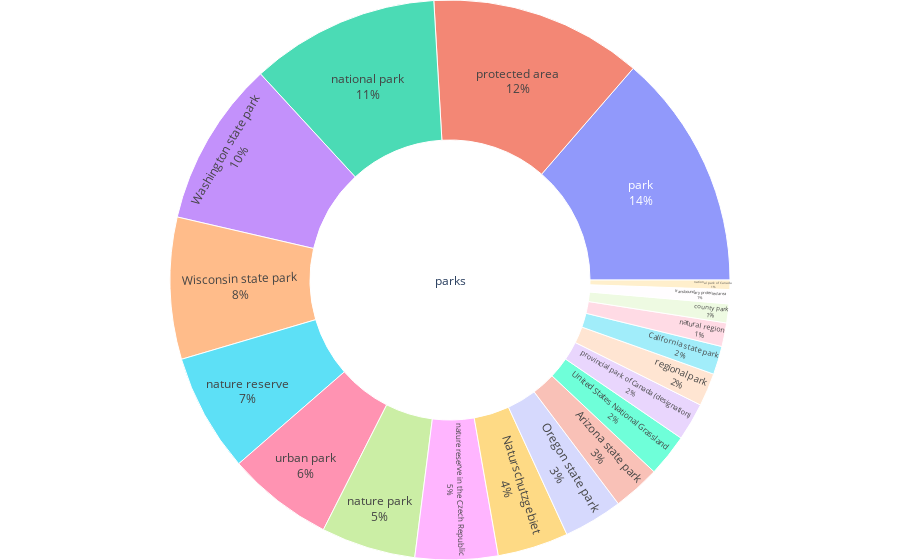

The notebook cell saved with this chart:
### Code cell
import plotly.graph_objects as go

# Hardcoded top 20 supercategories for 'parks'
data = {
    'supercategory': [
        'park', 'protected area', 'national park', 'Washington state park',
        'Wisconsin state park', 'nature reserve', 'urban park', 'nature park',
        'nature reserve in the Czech Republic', 'Naturschutzgebiet',
        'Oregon state park', 'Arizona state park',
        'United States National Grassland', 'provincial park of Canada (designation)',
        'regional park', 'California state park', 'natural region', 'county park',
        'transboundary protected area', 'national park of Canada'
    ],
    'counts': [100, 90, 80, 70, 60, 50, 45, 40, 35, 30, 25, 20, 18, 16, 14, 12, 10, 8, 6, 4]  # Example counts
}

# Creating the sunburst chart
fig = go.Figure(go.Sunburst(
    labels=data['supercategory'],
    parents=['parks'] * len(data['supercategory']),  # All items have 'parks' as parent
    values=data['counts'],
    branchvalues="total"
))
fig.update_layout(margin=dict(t=0, l=0, r=0, b=0))
fig.update_traces(textinfo='label+percent parent')
fig.show()

### Figure 1 — Plotly figure (JSON) as saved in the notebook; plotly's stock layout.template omitted (floating-point values rounded to 4 significant figures)
{"data": [{"branchvalues": "total", "labels": ["park", "protected area", "national park", "Washington state park", "Wisconsin state park", "nature reserve", "urban park", "nature park", "nature reserve in the Czech Republic", "Naturschutzgebiet", "Oregon state park", "Arizona state park", "United States National Grassland", "provincial park of Canada (designation)", "regional park", "California state park", "natural region", "county park", "transboundary protected area", "national park of Canada"], "parents": ["parks", "parks", "parks", "parks", "parks", "parks", "parks", "parks", "parks", "parks", "parks", "parks", "parks", "parks", "parks", "parks", "parks", "parks", "parks", "parks"], "textinfo": "label+percent parent", "type": "sunburst", "values": [100, 90, 80, 70, 60, 50, 45, 40, 35, 30, 25, 20, 18, 16, 14, 12, 10, 8, 6, 4]}], "layout": {"autosize": true, "margin": {"b": 0, "l": 0, "r": 0, "t": 0}}}
